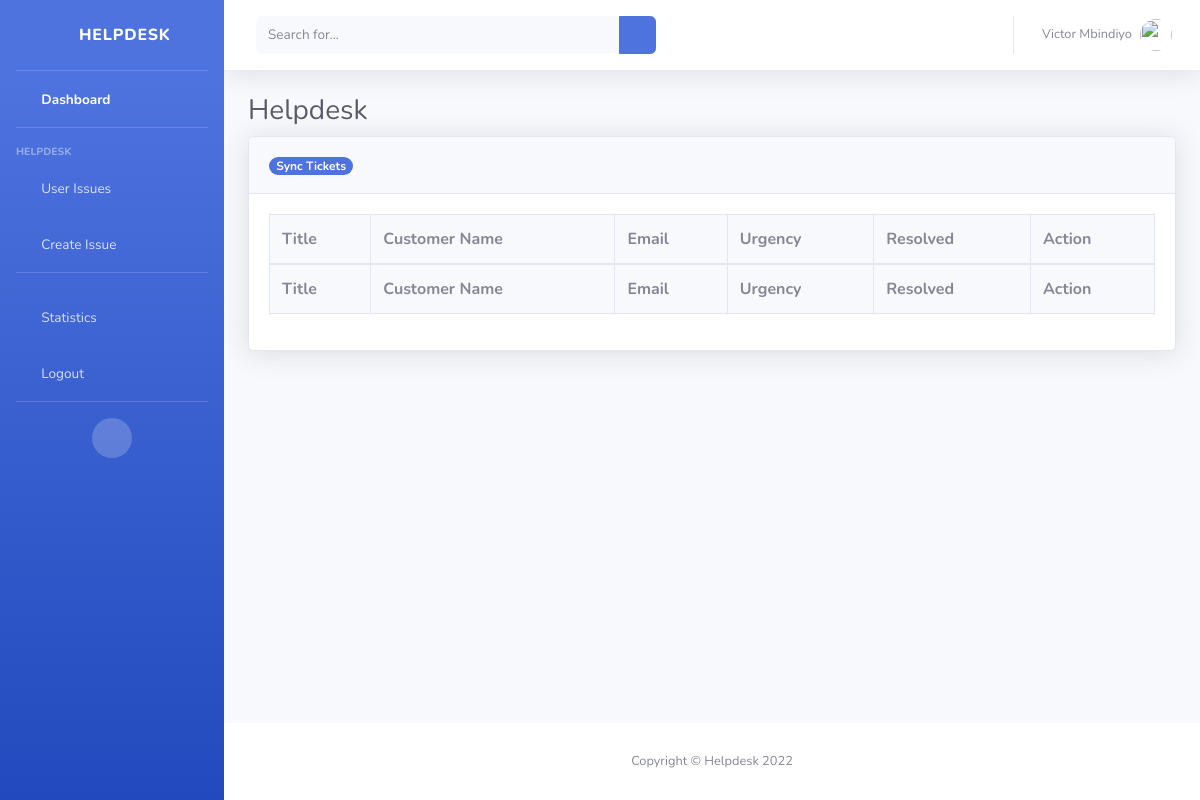
The page /all-tickets/ (signed in) on the database as committed earlier.
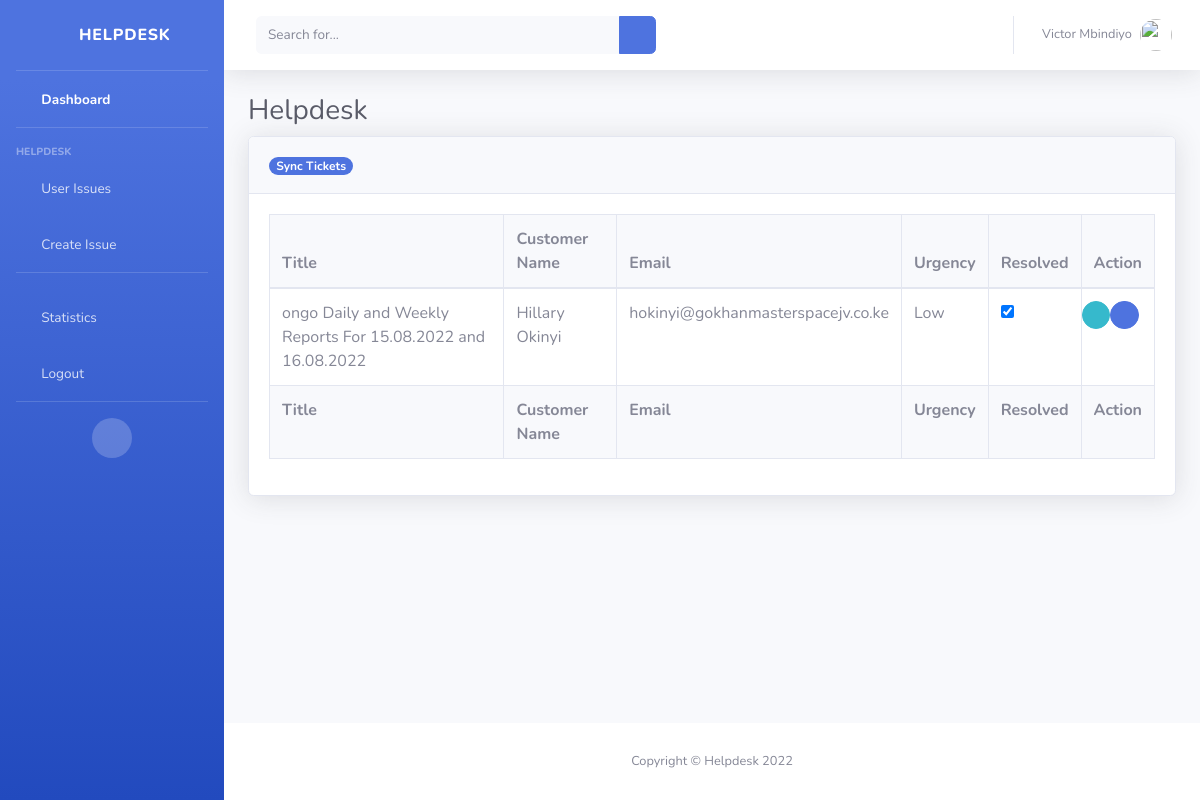
The same page on the database as committed later.
### ticketapp/models.py (models this page shows, shortened)
class Ticket(models.Model):
    TICKET_SECTIONS = (
        ('Software', 'Software'),
        ('Hardware', 'Hardware'),
        ('Applications', 'Applications'),
        ('Infrastructure and Networking', 'Infrastructure and Networking'),
        ('Database', 'Database'),
        ('Technical', 'Technical'),
        ('HR', 'HR'),
        ('Administration', 'Administration'),
        ('Transport', 'Transport'),
        ('General', 'General'),
    )
    TICKET_URGENCY = (
        ('Low', 'Low'),
        ('Medium', 'Medium'),
        ('High', 'High'),
        ('Urgent', 'Urgent'),
    )
    TICKET_STATUSES = (
        ('Pending', 'Pending'),
        ('Resolved', 'Resolved'),
        ('Unsolved', 'Unsolved'),
    )
    user = models.ForeignKey(
        User, on_delete=models.CASCADE, null=True, blank=True)
    ticket_id = models.CharField(max_length=8, unique=True, blank=True)
    title = models.CharField(max_length=500)
    issue_description = models.TextField(max_length=25000)
    customer_full_name = models.CharField(
        max_length=200, null=True, blank=True)
    customer_phone_number = models.CharField(
        max_length=20, null=True, blank=True)
    customer_email = models.EmailField(
        max_length=40, default='info@tdbsoft.co.ke')
    ticket_section = models.CharField(
        max_length=30, choices=TICKET_SECTIONS, null=True, blank=True, default='General')
    ticket_priority = models.CharField(
        max_length=100, null=True, blank=True, default="Low")
    completed_status = models.BooleanField(default=False)
    assigned_to = models.ForeignKey(
        User, on_delete=models.CASCADE, related_name='assigned_to', null=True, blank=True)
    resolved_by = models.ForeignKey(
        User, on_delete=models.CASCADE, related_name='resolved_by', null=True, blank=True)
    created_date = models.DateTimeField(auto_now_add=True, null=True)
    resolved_date = models.DateTimeField(null=True, blank=True)

### ticketapp/views.py (the view)
# urls.py: path('all-tickets/', views.ticket_list, name='all-tickets'),
@login_required
def ticket_list(request):
    import_email()
    if request.user.is_superuser:
        tickets = Ticket.objects.all()
    else:
        tickets = Ticket.objects.filter(
            assigned_to=request.user)
    return render(request, 'ticketapp/allissues.html', {'tickets': tickets})

### ticketapp/templates/ticketapp/allissues.html (shortened to what the changed rows need)
{% load static %}
<!DOCTYPE html>
<html lang="en">
  <head>
    <link
      href="{% static 'vendor/fontawesome-free/css/all.min.css' %}"
      rel="stylesheet"
      type="text/css"
    />
    <link href="{% static 'css/sb-admin-2.min.css' %}" rel="stylesheet" />
  </head>
  <body id="page-top">
    <div id="wrapper">
      <div id="content-wrapper" class="d-flex flex-column">
        <div id="content">
          <div class="container-fluid">
            <h1 class="h3 mb-2 text-gray-800">Helpdesk</h1>
            <div class="card shadow mb-4">
              <div class="card-body">
                <div class="table-responsive">
                  <table
                    class="table table-bordered"
                    id="dataTable"
                    width="100%"
                    cellspacing="0"
                  >
                    <thead>
                      <tr class="bg-light">
                        <th>Title</th>
                        <th>Customer Name</th>
                        <th>Email</th>
                        <th>Urgency</th>
                        <th>Resolved</th>
                        <th>Action</th>
                      </tr>
                    </thead>
                    <tfoot>
                      <tr class="bg-light">
                        <th>Title</th>
                        <th>Customer Name</th>
                        <th>Email</th>
                        <th>Urgency</th>
                        <th>Resolved</th>
                        <th>Action</th>
                      </tr>
                    </tfoot>
                    <tbody>
                      {% for ticket in tickets %}
                      <tr>
                        <td>{{ ticket.title }}</td>
                        <td>{{ ticket.customer_full_name }}</td>
                        <td>{{ ticket.customer_email }}</td>
                        <td>{{ ticket.ticket_priority }}</td>
                        <td>
                          {% if ticket.completed_status %}
                          <div class="form-check m-auto">
                            <input
                              type="checkbox"
                              class="form-check-input"
                              id="exampleCheck1"
                              checked
                            />
                          </div>
                          {% endif %}
                        </td>
                        <td>
                          <div class="row">
                            <a
                              href="{% url 'ticketapp:ticket-detail' pk=ticket.id %}"
                              class="btn btn-info btn-circle btn-sm"
                            >
                              <i class="fas fa-info-circle"></i>
                            </a>
                            <a
                              href="{% url 'ticketapp:update-ticket' pk=ticket.id %}"
                              class="btn btn-primary btn-circle btn-sm"
                            >
                              <i class="fas fa-edit"></i>
                            </a>
                          </div>
                        </td>
                      </tr>
                      {% endfor %}
                    </tbody>
                  </table>
                </div>
              </div>
            </div>
          </div>
        </div>
      </div>
    </div>
  </body>
</html>

Rows that differ between the two databases and show on the page:
now on this page (row edited): Ticket: title "ongo Daily and Weekly Reports For 15.08.2022 and 16.08.2022", customer_full_name "Hillary Okinyi", customer_email "hokinyi@gokhanmasterspacejv.co.ke", ticket_priority "Low"
